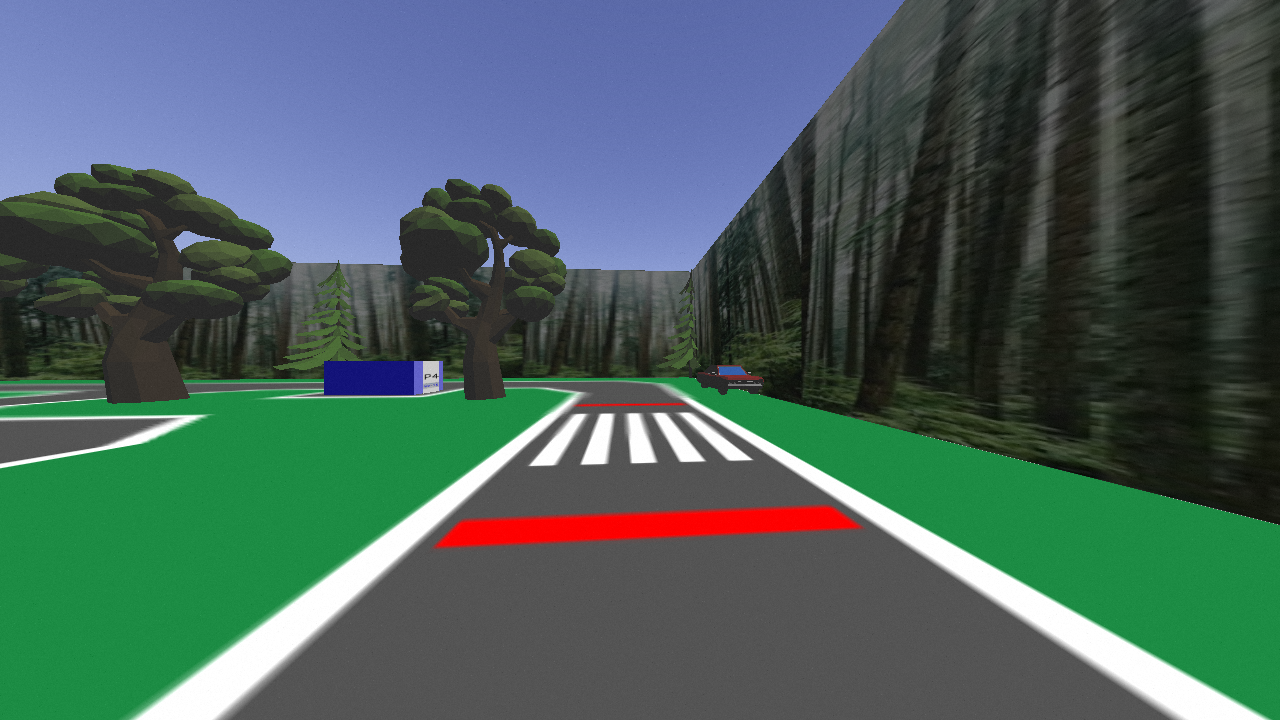
#> input picture images/Crosswalk.png, 1280 x 720 px, found by its file name
$ python hsv_testing.py
#> lines starting #> are read from the running program, lines starting #| are printed output that depends on the picture; after the words box and inside, x2 and y2 are one past the last pixel; in counts of white or black regions, pixels touching at a corner belong together
#!/usr/bin/env python

"""
A script to test hsv thresholding on a given image on your computer.

Provided by Miti at https://drive.google.com/file/d/1TwxlC1xWuYTSeDNzzZbTlUwMdr_dqNb7/view

"""

import numpy as np
import cv2 as cv
import time

# Input file path here
img = cv.imread('/home/fizzer/ros_ws/src/my_controller/images/Crosswalk.png',cv.IMREAD_COLOR)
#> img is the input picture: shape (720, 1280, 3); mean B, G, R 92.3, 96.8, 73.3
img = cv.medianBlur(img,5)

# Convert BGR to HSV
hsv = cv.cvtColor(img, cv.COLOR_BGR2HSV)
#> hsv: shape (720, 1280, 3); mean H, S, V 55, 81.9, 112

# Adjust these values to test!
uh = 10
us = 255
uv = 255
lh = 0
ls = 100
lv = 20
lower_hsv = np.array([lh,ls,lv])
upper_hsv = np.array([uh,us,uv])

# Threshold the HSV image to get only blue colors
mask = cv.inRange(hsv, lower_hsv, upper_hsv)
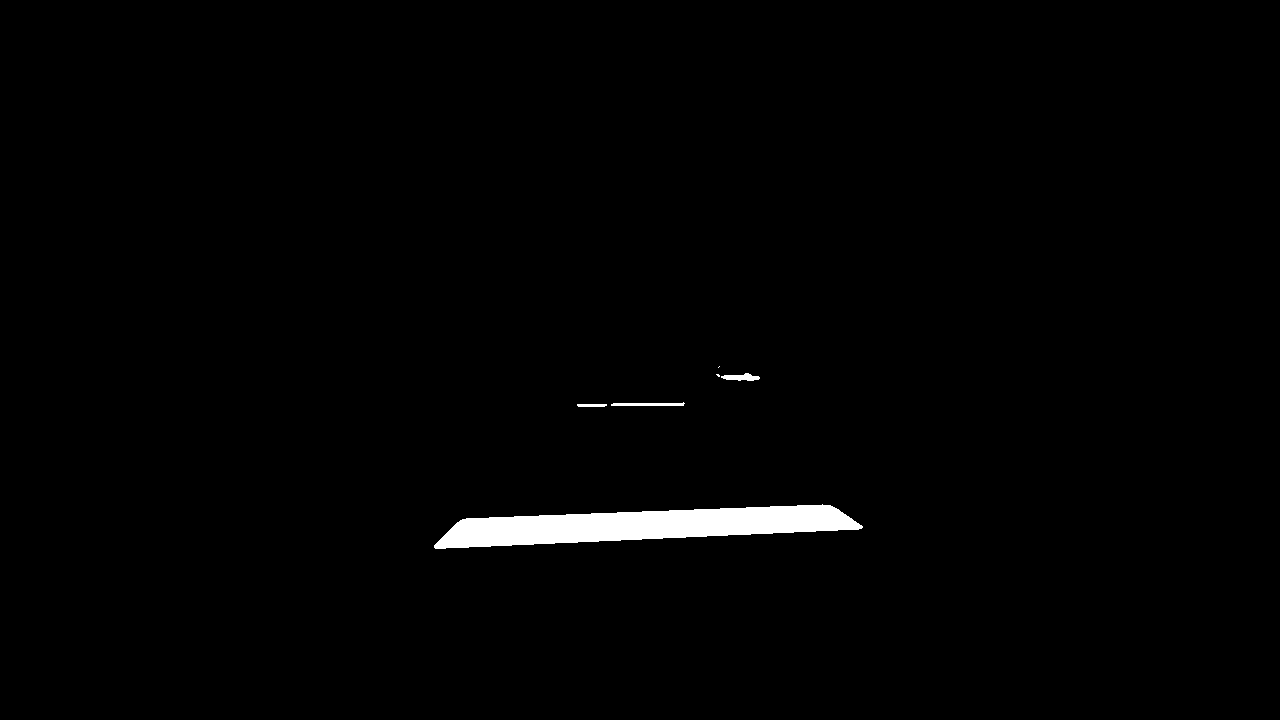
#> mask: shape (720, 1280); 1.3% white; 6 white regions (2 under 20 px), largest, box (x1, y1, x2, y2) and area: (434, 504, 863, 549) 11243, (611, 402, 685, 406) 219, (721, 373, 760, 381) 196, (577, 404, 607, 407) 87
window_name = "HSV Calibrator"
cv.namedWindow(window_name)

def nothing(x):
    print("Trackbar value: " + str(x))
    pass

# create trackbars for Upper HSV
cv.createTrackbar('UpperH',window_name,0,255,nothing)
cv.setTrackbarPos('UpperH',window_name, uh)

cv.createTrackbar('UpperS',window_name,0,255,nothing)
cv.setTrackbarPos('UpperS',window_name, us)

cv.createTrackbar('UpperV',window_name,0,255,nothing)
cv.setTrackbarPos('UpperV',window_name, uv)

# create trackbars for Lower HSV
cv.createTrackbar('LowerH',window_name,0,255,nothing)
cv.setTrackbarPos('LowerH',window_name, lh)

cv.createTrackbar('LowerS',window_name,0,255,nothing)
cv.setTrackbarPos('LowerS',window_name, ls)

cv.createTrackbar('LowerV',window_name,0,255,nothing)
cv.setTrackbarPos('LowerV',window_name, lv)

font = cv.FONT_HERSHEY_SIMPLEX

print("Loaded images")

while(1):
    # Threshold the HSV image to get only blue colors
    mask = cv.inRange(hsv, lower_hsv, upper_hsv)
    cv.putText(mask,'Lower HSV: [' + str(lh) +',' + str(ls) + ',' + str(lv) + ']', (10,30), font, 0.5, (200,255,155), 1, cv.LINE_AA)
    cv.putText(mask,'Upper HSV: [' + str(uh) +',' + str(us) + ',' + str(uv) + ']', (10,60), font, 0.5, (200,255,155), 1, cv.LINE_AA)
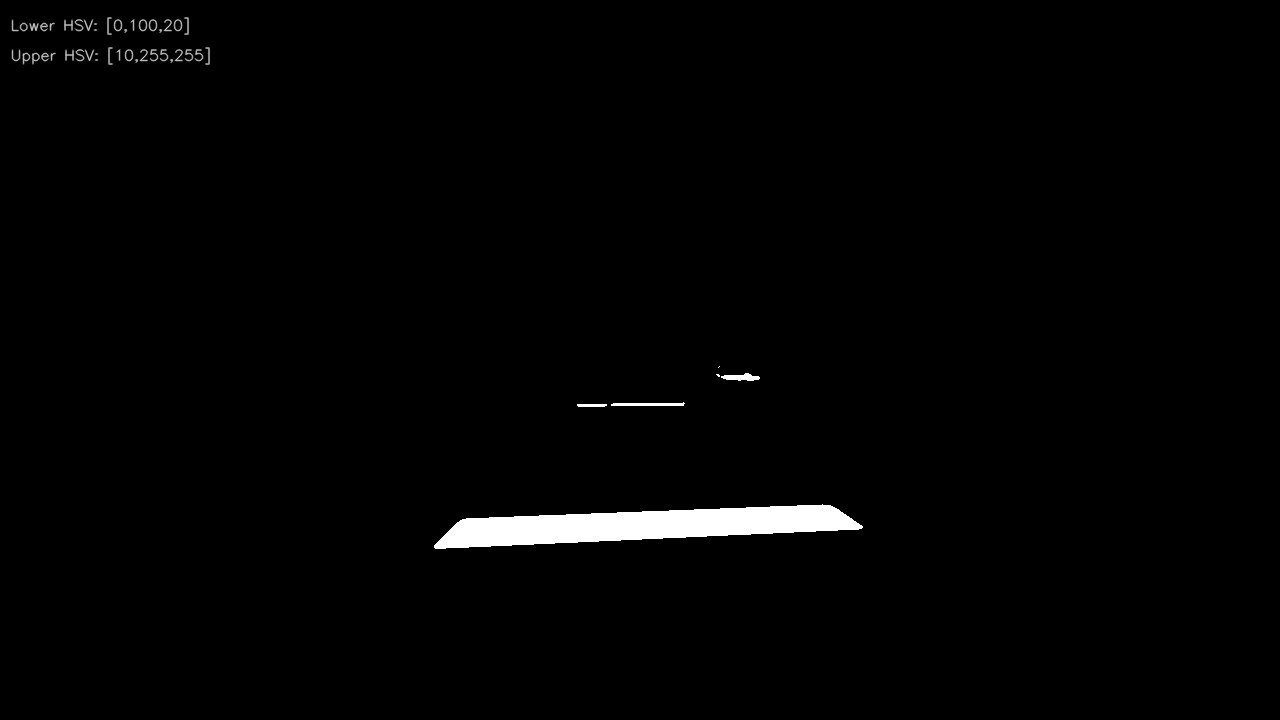
#> mask: shape (720, 1280); min 0, max 255, mean 3.5

    cv.imshow(window_name,mask)

    k = cv.waitKey(1) & 0xFF
#> (key Esc is pressed here)
    if k == 27:
        break
    # get current positions of Upper HSV trackbars
    uh = cv.getTrackbarPos('UpperH',window_name)
    us = cv.getTrackbarPos('UpperS',window_name)
    uv = cv.getTrackbarPos('UpperV',window_name)
    upper_blue = np.array([uh,us,uv])
    # get current positions of Lower HSCV trackbars
    lh = cv.getTrackbarPos('LowerH',window_name)
    ls = cv.getTrackbarPos('LowerS',window_name)
    lv = cv.getTrackbarPos('LowerV',window_name)
    upper_hsv = np.array([uh,us,uv])
    lower_hsv = np.array([lh,ls,lv])

    time.sleep(.1)

cv.destroyAllWindows()
